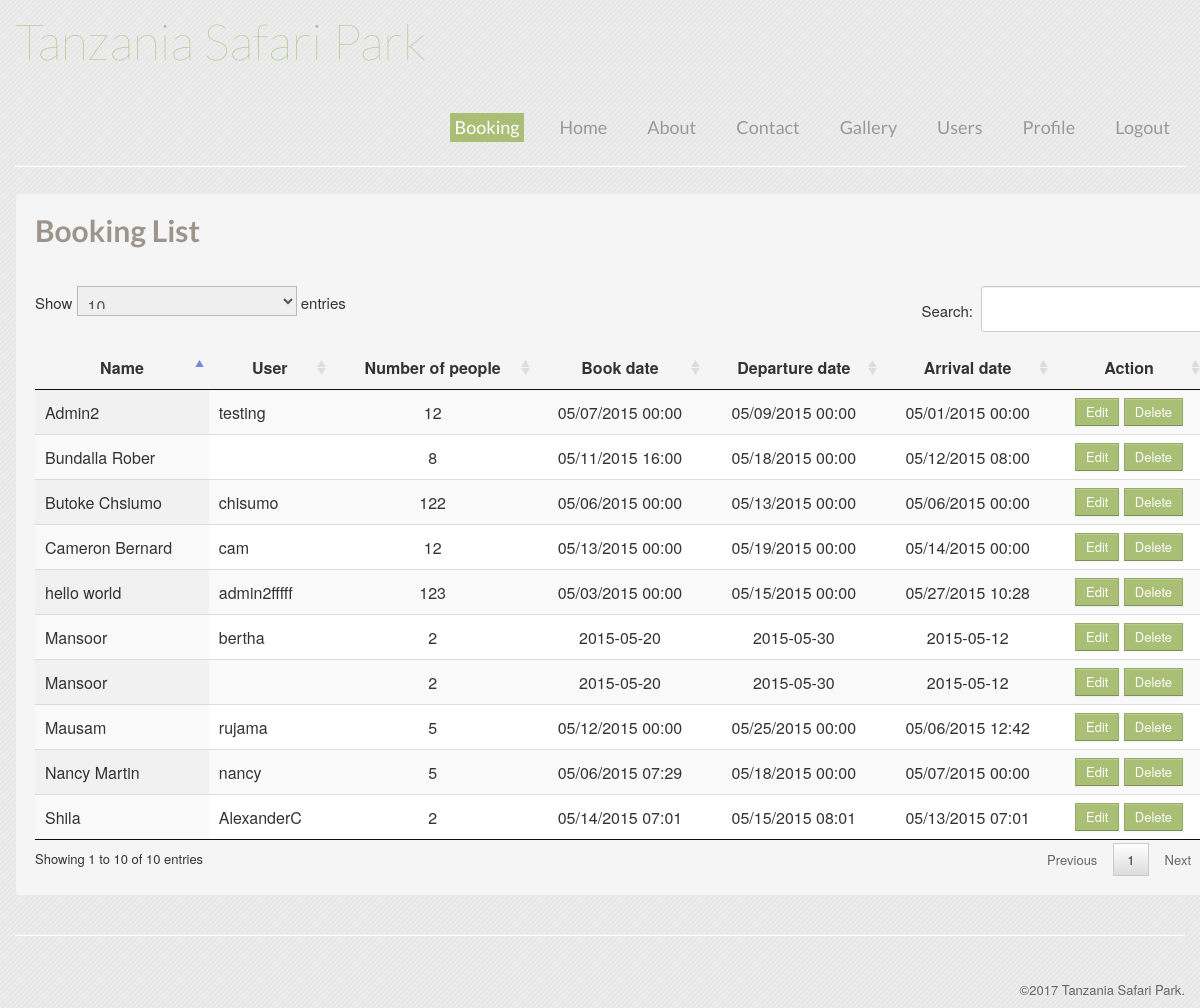
The page /admin/dashboard.php (signed in) on the database its author committed.
### tables this page shows
CREATE TABLE IF NOT EXISTS `booking` (
`id` int(11) NOT NULL,
  `user_id` int(11) NOT NULL,
  `name` varchar(255) NOT NULL,
  `number_people` int(11) NOT NULL,
  `book_date` varchar(50) NOT NULL,
  `depart_date` varchar(50) NOT NULL,
  `arrival_date` varchar(50) NOT NULL,
  `date` datetime NOT NULL,
  `status` enum('0','1') NOT NULL DEFAULT '0'
);

CREATE TABLE IF NOT EXISTS `users` (
`id` int(11) NOT NULL,
  `name` varchar(155) NOT NULL,
  `email` varchar(255) NOT NULL,
  `username` varchar(50) NOT NULL,
  `password` varchar(50) NOT NULL,
  `is_admin` tinyint(1) NOT NULL DEFAULT '0',
  `date` datetime NOT NULL
);

### dbo.class.php (called while the page is built, shortened)
<?php session_start();
$site_name = 'Tanzania Safari Park';
    class dbo
    {
        private $host = "localhost";
        private $user = "20098042";
        private $pwd = "20098042";
        private $db = "20098042";
        function get($q)
        {
            $link = mysqli_connect($this->host, $this->user, $this->pwd, $this->db);
            $res = mysqli_query($link,$q)or die(mysqli_error());
            $ret = array();
            while ($row = mysqli_fetch_assoc($res)) {
                $ret[] = $row;
            }
            return $ret;
        }
    }
?>

### admin/dashboard.php (the view, shortened to what this page needs)
<?php include_once '../dbo.class.php';
$db->chk_login();
$old_booking= $db->get("select b.*,u.username from booking b left join users u on b.user_id=u.id order by id desc");
?>
<html lang="en">
    <head>
        <?php include_once './head.inc.php'; ?>
       <link rel="stylesheet" media="all" type="text/css" href="../css/jquery-ui.css" />
	<link rel="stylesheet" media="all" type="text/css" href="../css/jquery-ui-timepicker-addon.min.css" />
        <link href="../css/media/css/jquery.dataTables.min.css" rel="stylesheet" type="text/css" />
    </head>
    <body>
        <?php include_once './menu.inc.php'; ?>
        <div class="container">
            <hr>
              <div class="row">
                <div class="span12 well">
                    <h1>Booking List</h1><br>
                     <table id="example" class="display" cellspacing="0" width="100%">
                        <thead>
                            <tr>
                                <th>Name</th>
                                <th>User</th>
                                <th>Number of people</th>
                                <th>Book date</th>
                                <th>Departure date</th>
                                <th>Arrival date</th>
                                <th>Action</th>
                            </tr>
                        </thead>
                        <tbody>
                            <?php if(!empty($old_booking)): ?>
                                <?php foreach($old_booking as $booking): ?>
                            <tr>
                                <td><?= $booking['name']; ?></td>
                                <td><?= $booking['username']; ?></td>
                                <td align="center"><?= $booking['number_people']; ?></td>
                                <td align="center"><?= $booking['book_date']; ?></td>
                                <td align="center"><?= $booking['depart_date']; ?></td>
                                <td align="center"><?= $booking['arrival_date']; ?></td>
                                <td align="center"><a class="btn" href="dashboard.php?id=<?= $booking['id']; ?>">Edit</a>
                                    <a class="btn" href="dashboard.php?del=<?= $booking['id']; ?>">Delete</a>
                                </td>
                            </tr>
                             <?php endforeach; endif; ?>
                        </tbody>
                    </table>
                </div>
            </div>
            <?php include_once '../include/footer.inc.php'; ?>
        </div>
    </body>
</html>

### admin/head.inc.php (shortened to what this page needs)
<link href="../css/bootstrap.css" rel="stylesheet">
<link href="../css/bootstrap-responsive.css" rel="stylesheet">

### admin/menu.inc.php (shortened to what this page needs)
<?php $url = pathinfo($_SERVER['REQUEST_URI'],PATHINFO_FILENAME);
$id="";
if(isset($_GET['id'])){$id=$_GET['id'];}?>
<div class="navbar navbar-fixed-top">
  <div class="navbar-inner">
    <div class="container"> <a class="brand" href="index.php"><span class="color-highlight"><?= $site_name; ?></span></a>
      <div class="nav-collapse">
        <ul class="nav pull-right">
            <li <?php echo ($url=='dashboard')?'class="active"':''; ?>><a href="dashboard.php" >Booking</a></li>
            <li <?php echo ($id=='1')?'class="active"':''; ?>><a href="page.php?id=1" >Home</a></li>
            <li <?php echo ($id=='2')?'class="active"':''; ?>><a href="page.php?id=2" >About</a></li>
            <li <?php echo ($id=='3')?'class="active"':''; ?>><a href="page.php?id=3" >Contact</a></li>
            <li <?php echo ($id=='4')?'class="active"':''; ?>><a href="page.php?id=4" >Gallery</a></li>
            <li <?php echo ($url=='users')?'class="active"':''; ?>><a href="users.php" >Users</a></li>
            <li <?php echo ($url=='profile')?'class="active"':''; ?>><a href="profile.php" >Profile</a></li>
            <li <?php echo ($url=='logout')?'class="active"':''; ?>><a href="logout.php" >Logout</a></li>
        </ul>
      </div>
    </div>
  </div>
</div>

### include/footer.inc.php
<hr>
 <footer class="row">
   <p> &copy;<?php echo date('Y'); ?> <?php echo $site_name; ?>.
    </p>
 </footer>

### rows shown on the page
booking: name "Shila", user.username "AlexanderC", number_people "2", book_date "05/14/2015 07:01", depart_date "05/15/2015 08:01", arrival_date "05/13/2015 07:01"
booking: name "Mansoor", user.username "bertha", number_people "2", book_date "2015-05-20", depart_date "2015-05-30", arrival_date "2015-05-12"
booking: name "Mansoor", number_people "2", book_date "2015-05-20", depart_date "2015-05-30", arrival_date "2015-05-12"
booking: name "Cameron Bernard", user.username "cam", number_people "12", book_date "05/13/2015 00:00", depart_date "05/19/2015 00:00", arrival_date "05/14/2015 00:00"
booking: name "Bundalla Rober", number_people "8", book_date "05/11/2015 16:00", depart_date "05/18/2015 00:00", arrival_date "05/12/2015 08:00"
booking: name "Mausam", user.username "rujama", number_people "5", book_date "05/12/2015 00:00", depart_date "05/25/2015 00:00", arrival_date "05/06/2015 12:42"
booking: name "Nancy Martin", user.username "nancy", number_people "5", book_date "05/06/2015 07:29", depart_date "05/18/2015 00:00", arrival_date "05/07/2015 00:00"
booking: name "Butoke Chsiumo", user.username "chisumo", number_people "122", book_date "05/06/2015 00:00", depart_date "05/13/2015 00:00", arrival_date "05/06/2015 00:00"
booking: name "Admin2", user.username "testing", number_people "12", book_date "05/07/2015 00:00", depart_date "05/09/2015 00:00", arrival_date "05/01/2015 00:00"
booking: name "hello world", user.username "admin2fffff", number_people "123", book_date "05/03/2015 00:00", depart_date "05/15/2015 00:00", arrival_date "05/27/2015 10:28"

### other values the page prints
$site_name "Tanzania Safari Park"
